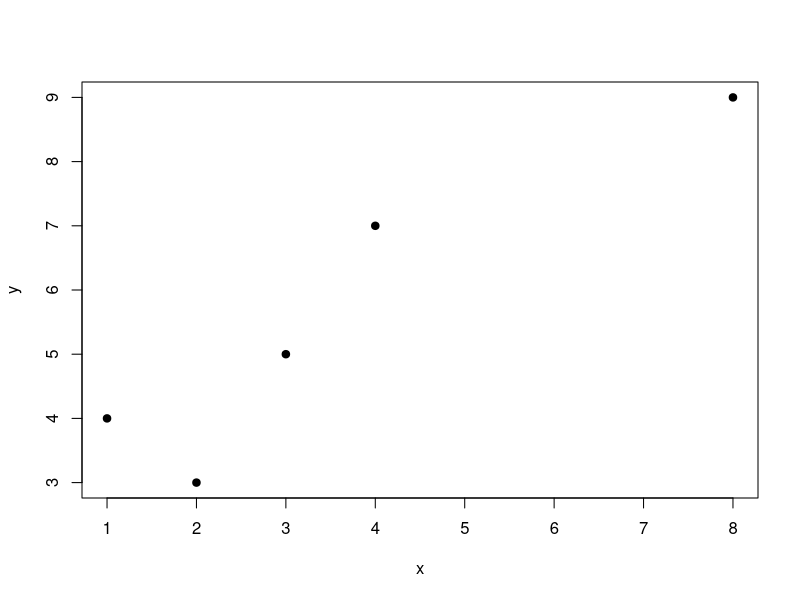
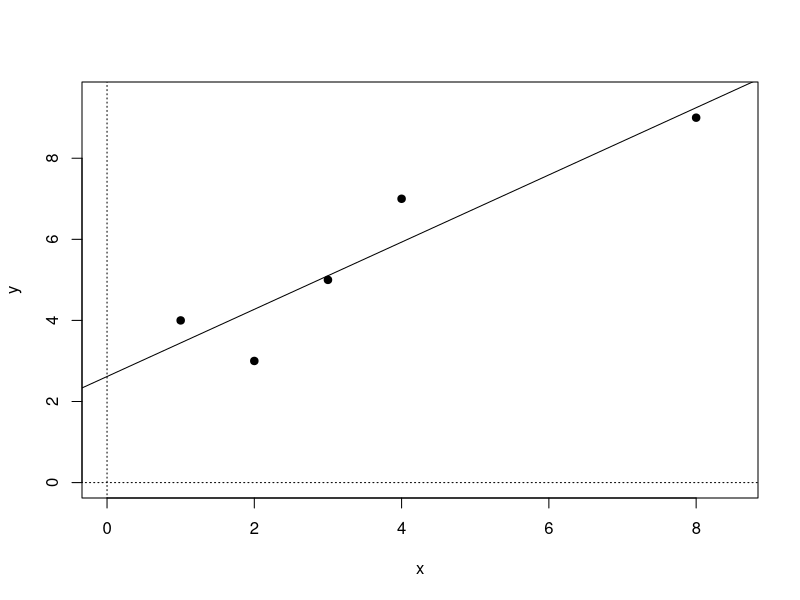
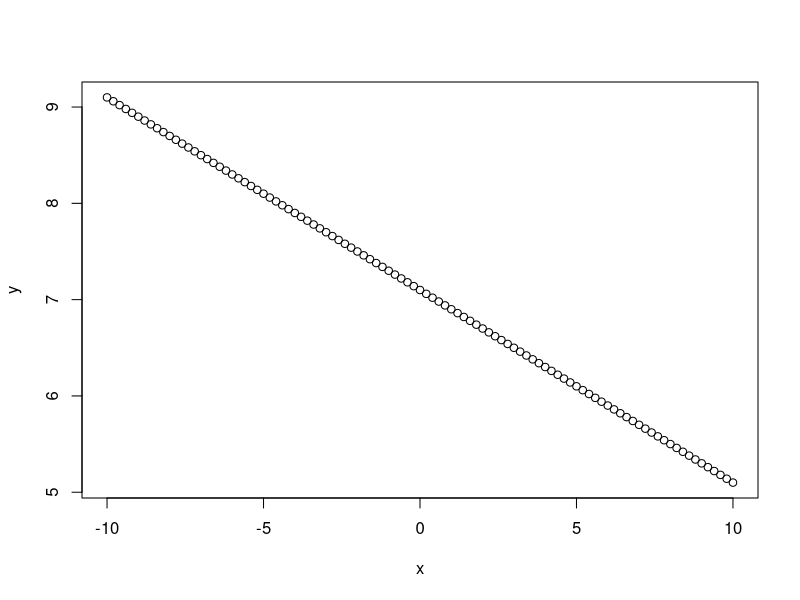
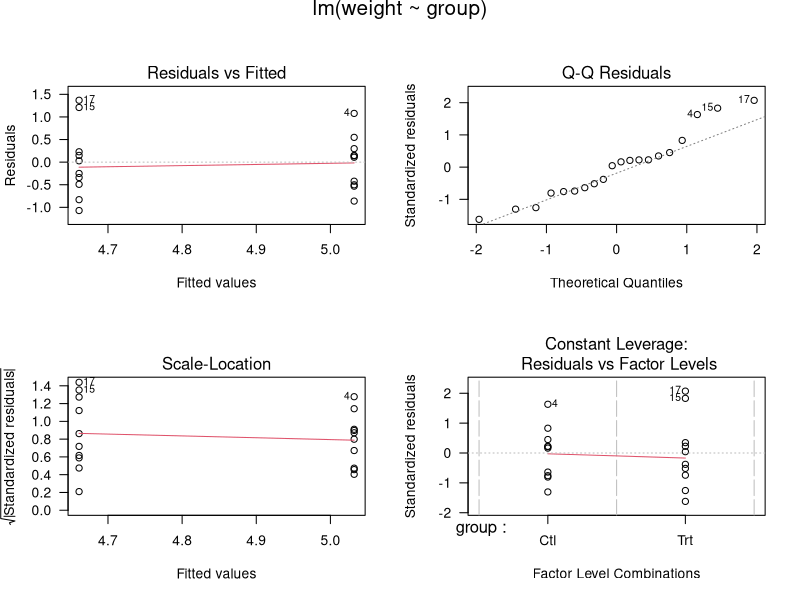

These charts were generated, in order, by the following R code:
rm(list=ls())
x<-c(1,2,3,4,8)
y<-c(4,3,5,7,9)
x

mean(x)
var(x)

mean(y)
var(y)

?lm

y~x #tilde to signify y is the response variable

model1 <- (lm(y~x))
model1 #shows coefficients and intercepts
summary(model1)# It tells us the residuals. Then the coefficients, and their standard errors, and associated t-
#values and p-values

coefficients(model1)

resid(model1)             
var(resid(model1))

plot(y~x, pch=19)

#adding cartesian coordiantes
plot(y~x, pch=19, xlim=c(0,8.5), ylim=c(0,9.5))
segments(0,-30,0,30, lty=3)
segments(-30,0,30,0,lty=3)
coefficients(model1)
#use these for abline
abline(coefficients(model1))

x<-seq(from=-10, to=10, by=0.2)
x

y<- 7.1-0.2 * x
y

summary(lm(y~x)) #r squared shows fit is essentially perfect but get odd error

plot(y~x)

y<- 7.1-0.2 * x + runif(length(x))
#y<- 7.1-0.2 * x + runif(length(x), min= 0, max= 50) #same equation as last time but this time use random number generator to add uncertainty (default runif adds nubers between 0-1)
summary(lm(y~x))

?lm

require(graphics)

## Annette Dobson (1990) "An Introduction to Generalized Linear Models".
## Page 9: Plant Weight Data.
ctl <- c(4.17,5.58,5.18,6.11,4.50,4.61,5.17,4.53,5.33,5.14)
trt <- c(4.81,4.17,4.41,3.59,5.87,3.83,6.03,4.89,4.32,4.69)
group <- gl(2, 10, 20, labels = c("Ctl","Trt"))
weight <- c(ctl, trt)
lm.D9 <- lm(weight ~ group)
lm.D90 <- lm(weight ~ group - 1) # omitting intercept

anova(lm.D9)
summary(lm.D90)

opar <- par(mfrow = c(2,2), oma = c(0, 0, 1.1, 0))
plot(lm.D9, las = 1)      # Residuals, Fitted, ...
par(opar)

